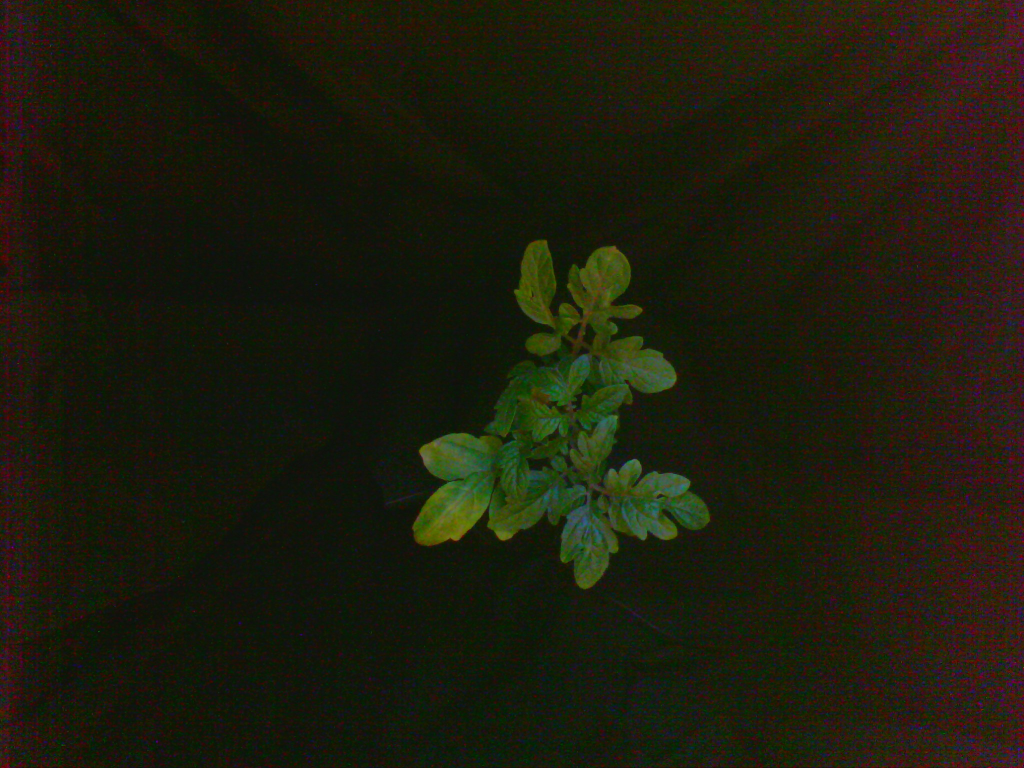
#> input picture Real-World Problem/20.jpg, 2048 x 1536 px (shown at 1/2 size)
$ python 'Area of Plant by Pixels.py'
#> lines starting #> are read from the running program, lines starting #| are printed output that depends on the picture; after the words box and inside, x2 and y2 are one past the last pixel; in counts of white or black regions, pixels touching at a corner belong together
from datetime import datetime
import pandas as pd
import numpy as np
import cv2


# FOR IMAGES WITH DIMETNSION 2048 x 1536 !!!
h = 30
path = '20.jpg'

#
font = cv2.FONT_HERSHEY_SIMPLEX
fontScale = 3
color = (0, 255, 0)
thickness = 2


img = cv2.imread(path)
#> img is the input picture: shape (1536, 2048, 3); mean B, G, R 13.1, 28, 28.6

imgDenoised = cv2.fastNlMeansDenoisingColored(img, None, 10, 10, 7, 21)
imgGreenChannel = imgDenoised[:,:,1]
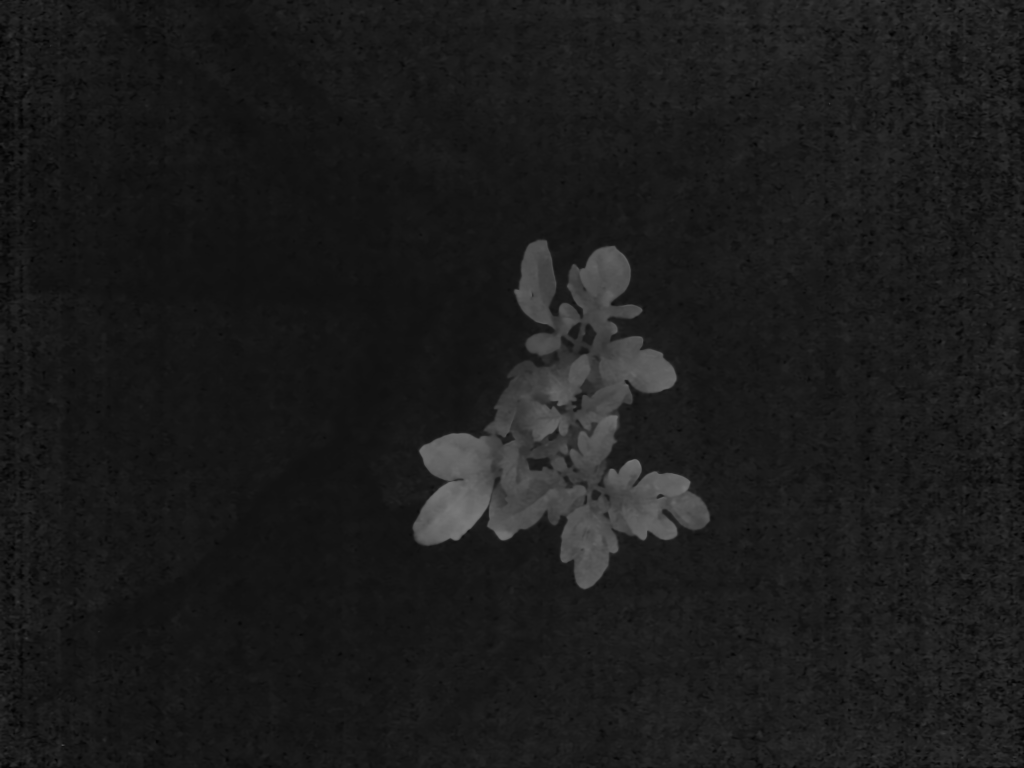
#> imgGreenChannel: shape (1536, 2048) (shown at 1/2 size); min 1, max 121, mean 27.4
blur = cv2.bilateralFilter(imgGreenChannel,7,11,11)
ret,th = cv2.threshold(blur,0,255,cv2.THRESH_BINARY+cv2.THRESH_OTSU)
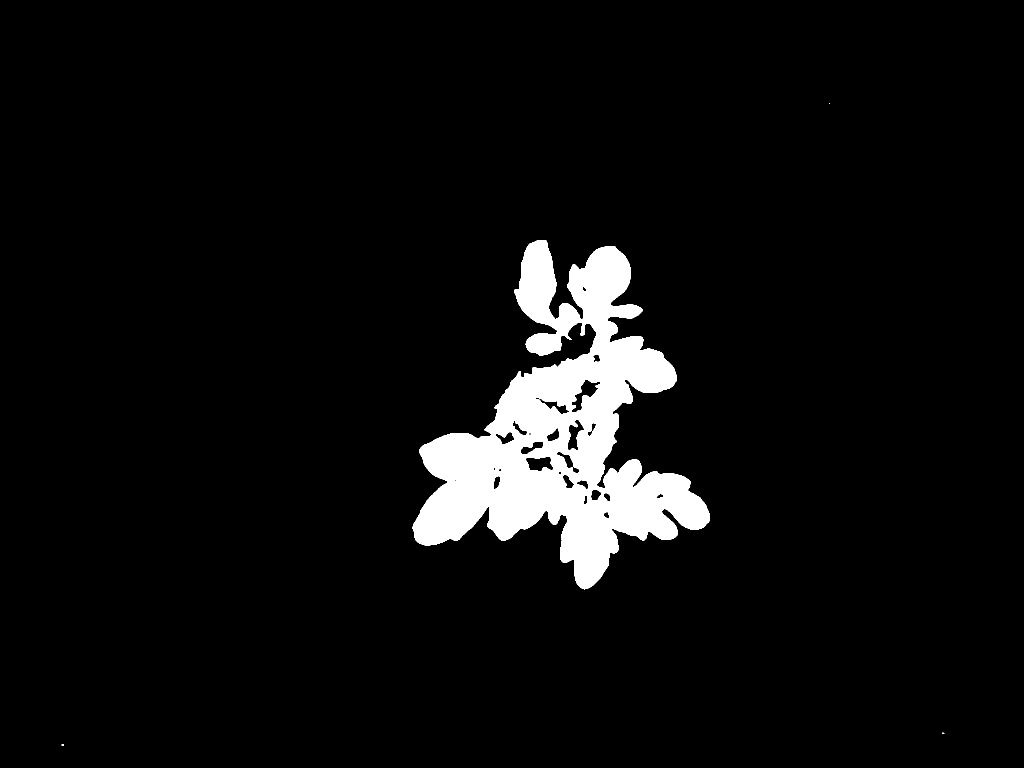
#> th: shape (1536, 2048) (shown at 1/2 size); 5.4% white; 4 white regions (3 under 20 px), largest, box (x1, y1, x2, y2) and area: (825, 480, 1420, 1179) 169976
#> ret = 51

unique, counts = np.unique(th, return_counts=True)
#> unique = [0, 255]; counts = [2975731, 169997]
result = dict(zip(unique, counts))
#> result = {0: 2975731, 255: 169997}

real_cm2 = round((result[255]/(14.695*(h**2) - 1148.5*h + 24123)),2)
#> real_cm2 = 58.75
corrected_real_cm2 = real_cm2 - real_cm2*0.10
#> corrected_real_cm2 = 52.88
img_height, img_width, _ = img.shape
#> img_height = 1536; img_width = 2048
org = (10, img_height-10)
#> org = (10, 1526)
current_datetime = datetime.now().strftime("%d/%m/%Y %H:%M")

cv2.putText(img, str(corrected_real_cm2) + ' cm2. ' + str(current_datetime), org, font,
                   fontScale, color, thickness, cv2.LINE_AA)
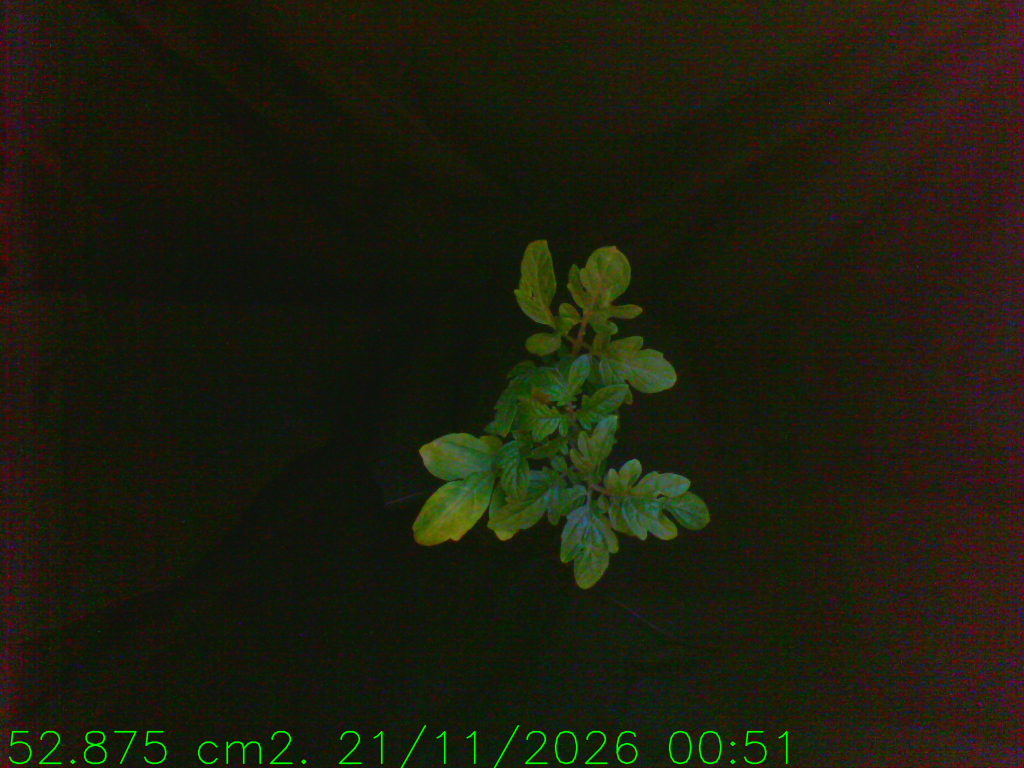
#> img: shape (1536, 2048, 3) (shown at 1/2 size); 0.49% of pixels changed, all inside (x1, y1, x2, y2) = (17, 1449, 1576, 1536)


cv2.imwrite('test0001.jpg', img)
cv2.imwrite('test001.jpg', th)
print("Finished!")

$ run again, with Real-World Problem/180.jpg copied over Real-World Problem/20.jpg
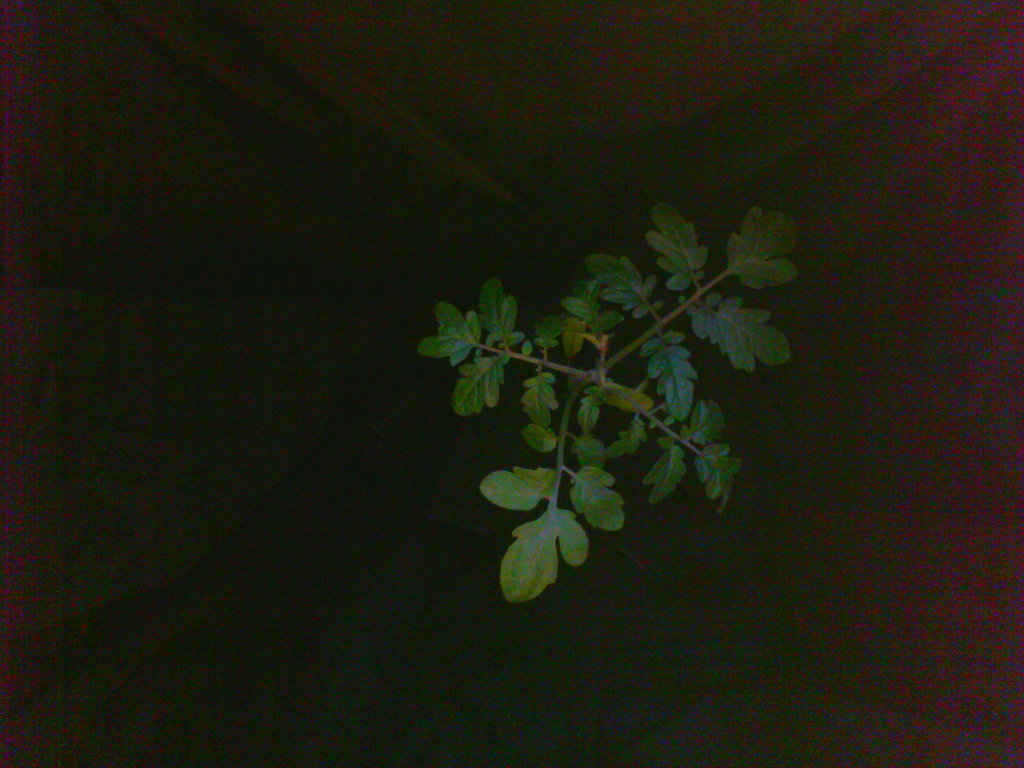
#> input picture Real-World Problem/180.jpg, 2048 x 1536 px (shown at 1/2 size)
#> img is the input picture: shape (1536, 2048, 3); mean B, G, R 14.9, 28, 28.4
#> `ret,th = cv2.threshold(blur,0,255,cv2.THRESH_BINARY+cv2.THRESH_OTSU)`:
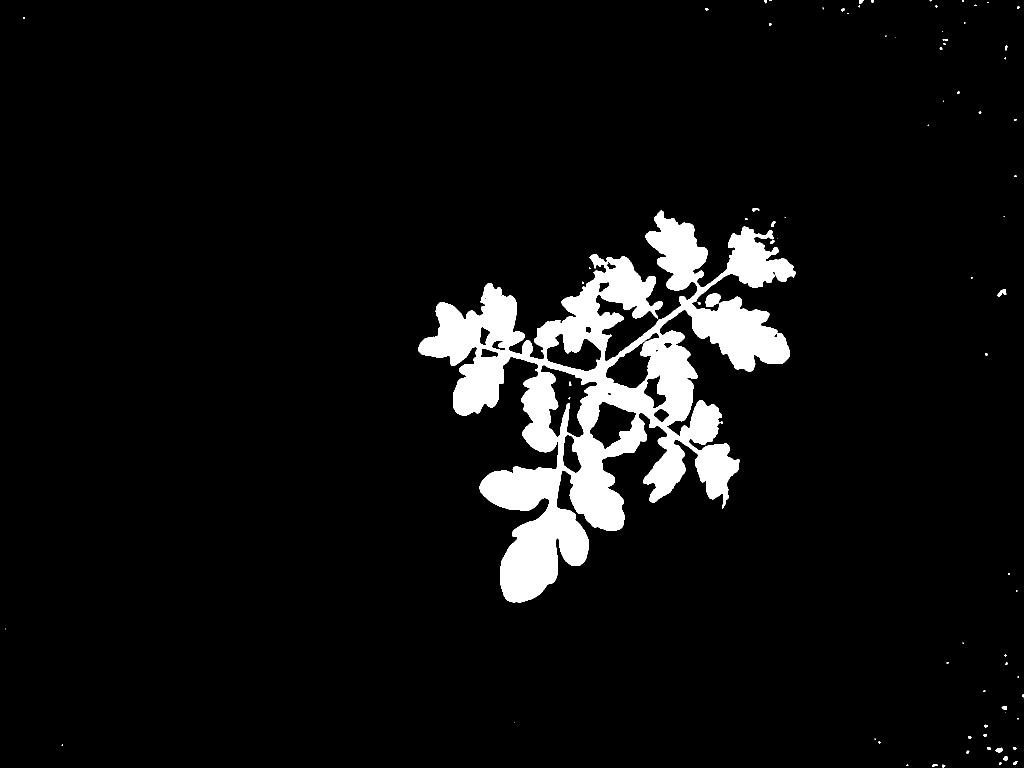
#> th: shape (1536, 2048) (shown at 1/2 size); 6.1% white; 80 white regions (47 under 20 px), largest, box (x1, y1, x2, y2) and area: (837, 421, 1592, 1205) 190621, (1411, 587, 1442, 614) 619, (1995, 578, 2013, 593) 147
#> ret = 44
#> unique = [0, 255]; counts = [2952844, 192884]
#> result = {0: 2952844, 255: 192884}
#> real_cm2 = 66.66
#> corrected_real_cm2 = 59.99
#> `cv2.putText(img, str(corrected_real_cm2) + ' cm2. ' + str(current_date..`:
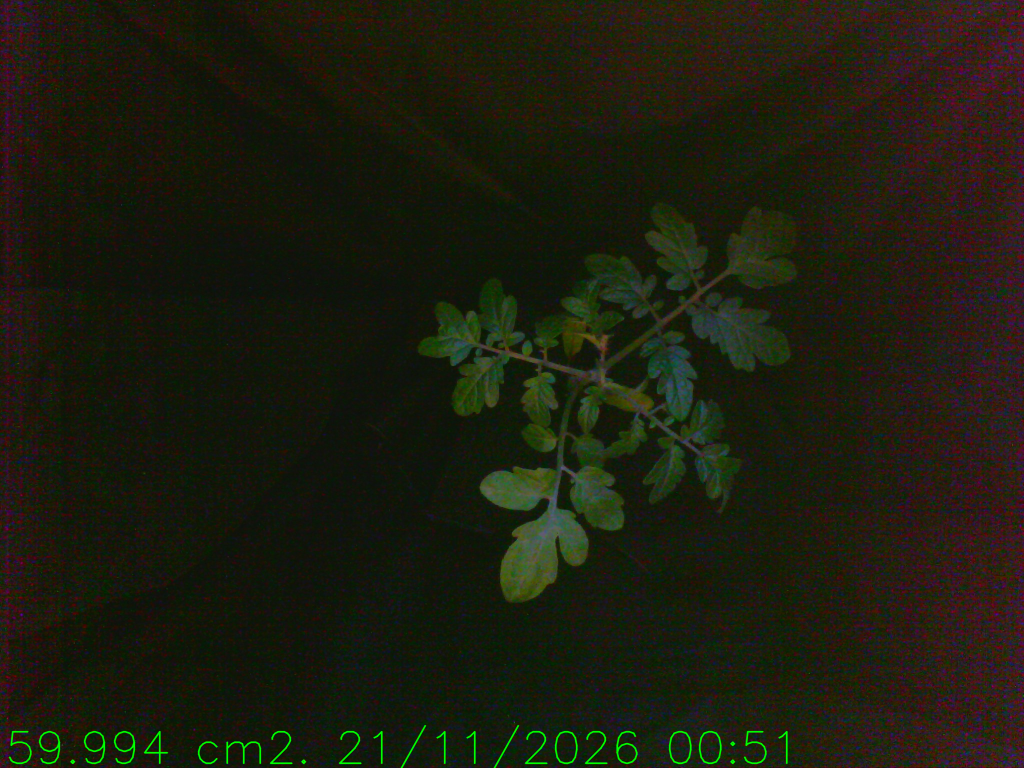
#> img: shape (1536, 2048, 3) (shown at 1/2 size); 0.5% of pixels changed, all inside (x1, y1, x2, y2) = (17, 1449, 1576, 1536)

$ run again, with Real-World Problem/60.jpg copied over Real-World Problem/20.jpg
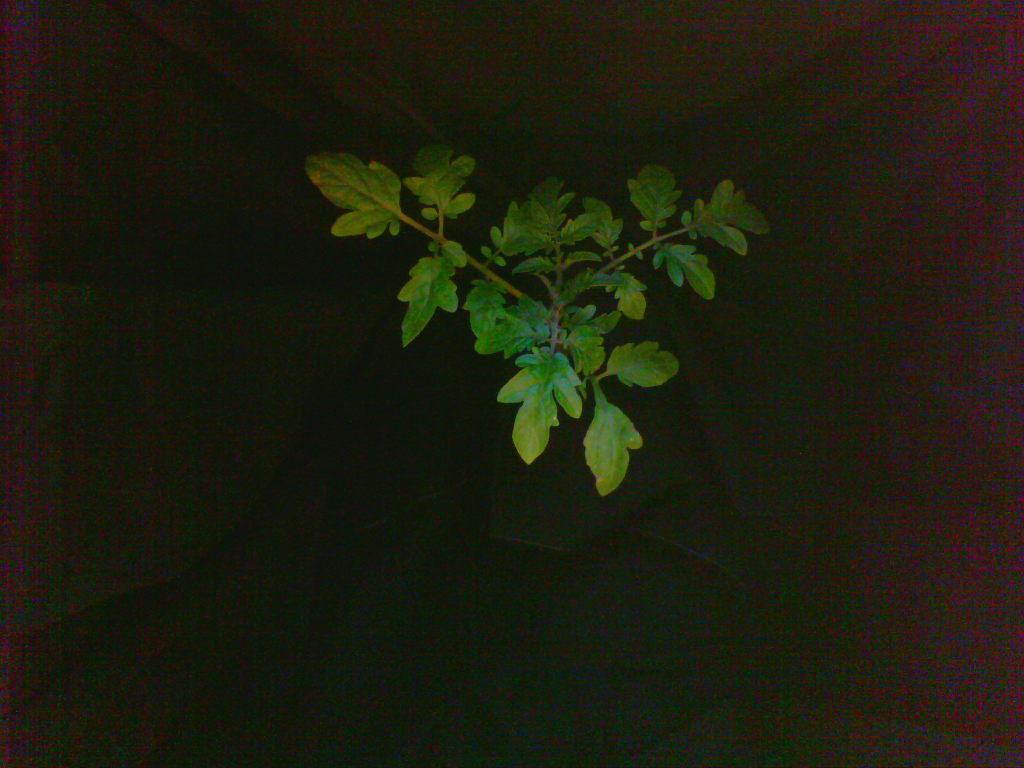
#> input picture Real-World Problem/60.jpg, 2048 x 1536 px (shown at 1/2 size)
#> img is the input picture: shape (1536, 2048, 3); mean B, G, R 13.9, 29.2, 28.5
#> `ret,th = cv2.threshold(blur,0,255,cv2.THRESH_BINARY+cv2.THRESH_OTSU)`:
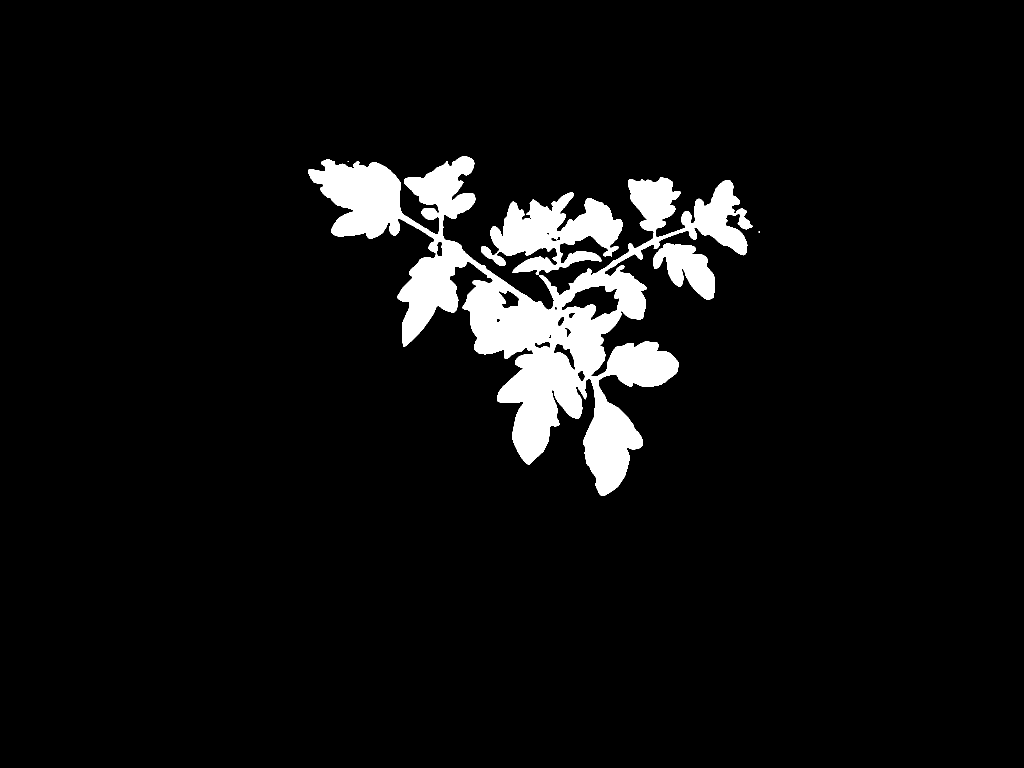
#> th: shape (1536, 2048) (shown at 1/2 size); 5.8% white; 5 white regions (2 under 20 px), largest, box (x1, y1, x2, y2) and area: (616, 312, 1505, 992) 152586, (962, 385, 1245, 550) 23312, (1306, 487, 1430, 599) 7686
#> ret = 54
#> unique = [0, 255]; counts = [2962132, 183596]
#> result = {0: 2962132, 255: 183596}
#> real_cm2 = 63.45
#> corrected_real_cm2 = 57.11
#> `cv2.putText(img, str(corrected_real_cm2) + ' cm2. ' + str(current_date..`:
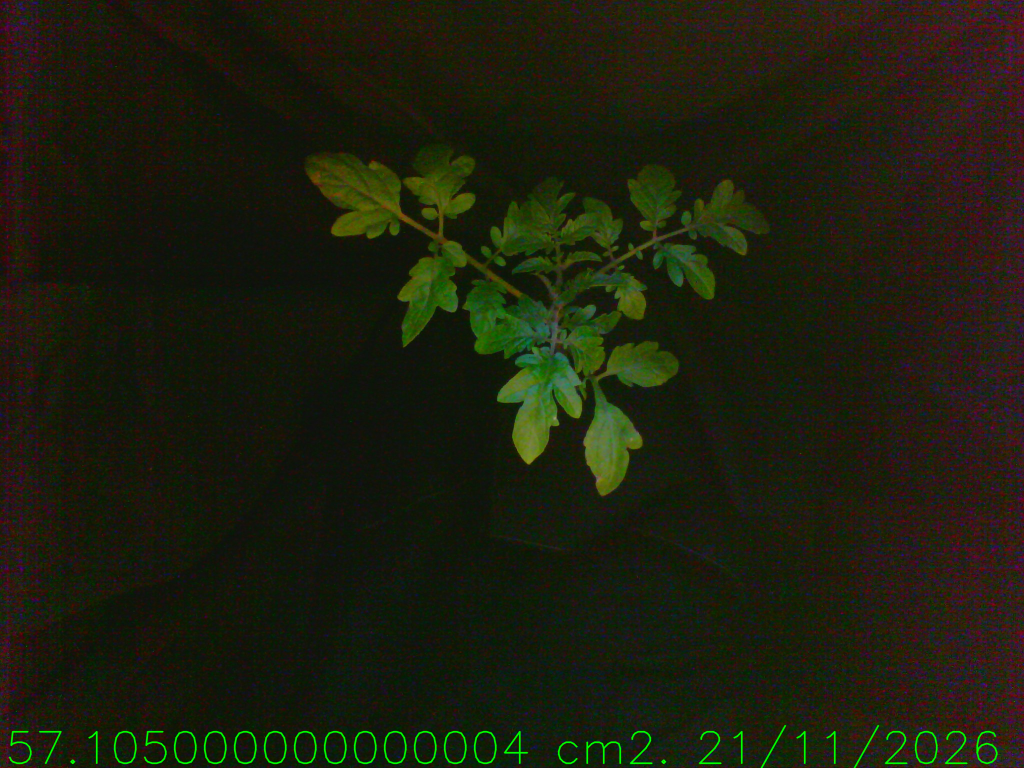
#> img: shape (1536, 2048, 3) (shown at 1/2 size); 0.69% of pixels changed, all inside (x1, y1, x2, y2) = (17, 1449, 1996, 1536)
